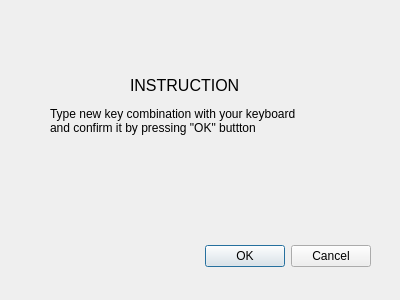
<?xml version="1.0" encoding="UTF-8"?>
<ui version="4.0">
 <class>Dialog</class>
 <widget class="QDialog" name="Dialog">
  <property name="geometry">
   <rect>
    <x>0</x>
    <y>0</y>
    <width>400</width>
    <height>300</height>
   </rect>
  </property>
  <property name="windowTitle">
   <string>New Combination</string>
  </property>
  <widget class="QDialogButtonBox" name="buttonBox">
   <property name="geometry">
    <rect>
     <x>30</x>
     <y>240</y>
     <width>341</width>
     <height>32</height>
    </rect>
   </property>
   <property name="orientation">
    <enum>Qt::Horizontal</enum>
   </property>
   <property name="standardButtons">
    <set>QDialogButtonBox::Cancel|QDialogButtonBox::Ok</set>
   </property>
  </widget>
  <widget class="QLabel" name="label">
   <property name="geometry">
    <rect>
     <x>50</x>
     <y>150</y>
     <width>291</width>
     <height>71</height>
    </rect>
   </property>
   <property name="toolTip">
    <string/>
   </property>
   <property name="toolTipDuration">
    <number>5</number>
   </property>
   <property name="text">
    <string/>
   </property>
  </widget>
  <widget class="QLabel" name="label_2">
   <property name="geometry">
    <rect>
     <x>50</x>
     <y>100</y>
     <width>281</width>
     <height>41</height>
    </rect>
   </property>
   <property name="focusPolicy">
    <enum>Qt::NoFocus</enum>
   </property>
   <property name="text">
    <string>Type new key combination with your keyboard
and confirm it by pressing &quot;OK&quot; buttton</string>
   </property>
  </widget>
  <widget class="QLabel" name="label_4">
   <property name="geometry">
    <rect>
     <x>130</x>
     <y>70</y>
     <width>141</width>
     <height>31</height>
    </rect>
   </property>
   <property name="font">
    <font>
     <pointsize>12</pointsize>
    </font>
   </property>
   <property name="text">
    <string>INSTRUCTION</string>
   </property>
  </widget>
 </widget>
 <resources/>
 <connections>
  <connection>
   <sender>buttonBox</sender>
   <signal>accepted()</signal>
   <receiver>Dialog</receiver>
   <slot>accept()</slot>
   <hints>
    <hint type="sourcelabel">
     <x>248</x>
     <y>254</y>
    </hint>
    <hint type="destinationlabel">
     <x>157</x>
     <y>274</y>
    </hint>
   </hints>
  </connection>
  <connection>
   <sender>buttonBox</sender>
   <signal>rejected()</signal>
   <receiver>Dialog</receiver>
   <slot>reject()</slot>
   <hints>
    <hint type="sourcelabel">
     <x>316</x>
     <y>260</y>
    </hint>
    <hint type="destinationlabel">
     <x>286</x>
     <y>274</y>
    </hint>
   </hints>
  </connection>
 </connections>
</ui>
